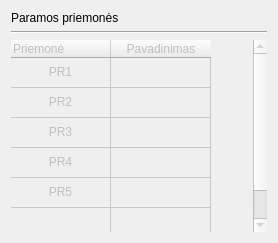
             <widget class="QWidget" name="PARAMOS_TAB">
              <attribute name="title">
               <string>Priemonės</string>
              </attribute>
              <layout class="QVBoxLayout" name="verticalLayout_5">
               <item>
                <widget class="QLabel" name="label_4">
                 <property name="text">
                  <string>Paramos priemonės</string>
                 </property>
                </widget>
               </item>
               <item>
                <widget class="Line" name="line_4">
                 <property name="orientation">
                  <enum>Qt::Horizontal</enum>
                 </property>
                </widget>
               </item>
               <item>
                <widget class="QTableWidget" name="tableWidget">
                 <property name="enabled">
                  <bool>false</bool>
                 </property>
                 <property name="minimumSize">
                  <size>
                   <width>0</width>
                   <height>0</height>
                  </size>
                 </property>
                 <property name="frameShape">
                  <enum>QFrame::NoFrame</enum>
                 </property>
                 <attribute name="horizontalHeaderHighlightSections">
                  <bool>true</bool>
                 </attribute>
                 <attribute name="verticalHeaderVisible">
                  <bool>false</bool>
                 </attribute>
                 <row>
                  <property name="text">
                   <string>1.</string>
                  </property>
                 </row>
                 <row>
                  <property name="text">
                   <string>2.</string>
                  </property>
                 </row>
                 <row>
                  <property name="text">
                   <string>3.</string>
                  </property>
                 </row>
                 <row>
                  <property name="text">
                   <string>4.</string>
                  </property>
                 </row>
                 <row>
                  <property name="text">
                   <string>5.</string>
                  </property>
                 </row>
                 <row>
                  <property name="text">
                   <string>New Row</string>
                  </property>
                 </row>
                 <column>
                  <property name="text">
                   <string>Priemonė</string>
                  </property>
                  <property name="textAlignment">
                   <set>AlignLeft|AlignVCenter</set>
                  </property>
                 </column>
                 <column>
                  <property name="text">
                   <string>Pavadinimas</string>
                  </property>
                 </column>
                 <item row="0" column="0">
                  <property name="text">
                   <string>PR1</string>
                  </property>
                  <property name="textAlignment">
                   <set>AlignHCenter|AlignVCenter|AlignCenter</set>
                  </property>
                 </item>
                 <item row="1" column="0">
                  <property name="text">
                   <string>PR2</string>
                  </property>
                  <property name="textAlignment">
                   <set>AlignHCenter|AlignVCenter|AlignCenter</set>
                  </property>
                 </item>
                 <item row="2" column="0">
                  <property name="text">
                   <string>PR3</string>
                  </property>
                  <property name="textAlignment">
                   <set>AlignHCenter|AlignVCenter|AlignCenter</set>
                  </property>
                 </item>
                 <item row="3" column="0">
                  <property name="text">
                   <string>PR4</string>
                  </property>
                  <property name="textAlignment">
                   <set>AlignHCenter|AlignVCenter|AlignCenter</set>
                  </property>
                 </item>
                 <item row="4" column="0">
                  <property name="text">
                   <string>PR5</string>
                  </property>
                  <property name="textAlignment">
                   <set>AlignHCenter|AlignVCenter|AlignCenter</set>
                  </property>
                 </item>
                </widget>
               </item>
              </layout>
             </widget>
